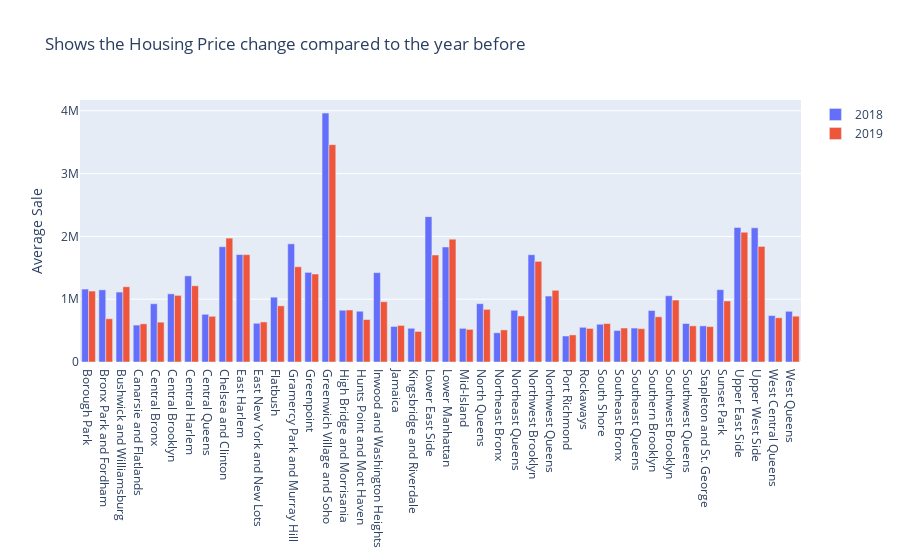

The notebook cell this image was saved under:
### Code cell
# compares two YoY changes for Average Sales 

by_borough_2018 = sales_df[sales_df.index.year == 2018].groupby(['Neighborhood']).mean()

fig = go.Figure(
    data=
    [
    go.Bar(name='2018', x=by_borough_2019.index, y=by_borough_2018['Average Sales']),
    go.Bar(name='2019', x=by_borough_2019.index, y=by_borough_2019['Average Sales'])    
],
    layout=go.Layout(
        title="Shows the Housing Price change compared to the year before",
        yaxis_title="Average Sale"
        ,height=600
    )
)

# Change the bar mode
fig.update_layout(barmode='group')
fig.show()

### Figure 1 — Plotly figure (JSON) as saved in the notebook; plotly's stock layout.template omitted (floating-point values rounded to 4 significant figures)
{"data": [{"name": "2018", "type": "bar", "x": ["Borough Park", "Bronx Park and Fordham", "Bushwick and Williamsburg", "Canarsie and Flatlands", "Central Bronx", "Central Brooklyn", "Central Harlem", "Central Queens", "Chelsea and Clinton", "East Harlem", "East New York and New Lots", "Flatbush", "Gramercy Park and Murray Hill", "Greenpoint", "Greenwich Village and Soho", "High Bridge and Morrisania", "Hunts Point and Mott Haven", "Inwood and Washington Heights", "Jamaica", "Kingsbridge and Riverdale", "Lower East Side", "Lower Manhattan", "Mid-Island", "North Queens", "Northeast Bronx", "Northeast Queens", "Northwest Brooklyn", "Northwest Queens", "Port Richmond", "Rockaways", "South Shore", "Southeast Bronx", "Southeast Queens", "Southern Brooklyn", "Southwest Brooklyn", "Southwest Queens", "Stapleton and St. George", "Sunset Park", "Upper East Side", "Upper West Side", "West Central Queens", "West Queens"], "y": [1161000.0, 1149000.0, 1113000.0, 587800.0, 927900.0, 1085000.0, 1371000.0, 759700.0, 1836000.0, 1711000.0, 616400.0, 1032000.0, 1881000.0, 1427000.0, 3963000.0, 824400.0, 808300.0, 1423000.0, 565900.0, 536900.0, 2314000.0, 1831000.0, 535900.0, 928500.0, 465400.0, 824100.0, 1708000.0, 1050000.0, 414000.0, 552400.0, 601100.0, 501800.0, 540700.0, 819300.0, 1055000.0, 613000.0, 575400.0, 1152000.0, 2142000.0, 2137000.0, 739200.0, 807400.0]}, {"name": "2019", "type": "bar", "x": ["Borough Park", "Bronx Park and Fordham", "Bushwick and Williamsburg", "Canarsie and Flatlands", "Central Bronx", "Central Brooklyn", "Central Harlem", "Central Queens", "Chelsea and Clinton", "East Harlem", "East New York and New Lots", "Flatbush", "Gramercy Park and Murray Hill", "Greenpoint", "Greenwich Village and Soho", "High Bridge and Morrisania", "Hunts Point and Mott Haven", "Inwood and Washington Heights", "Jamaica", "Kingsbridge and Riverdale", "Lower East Side", "Lower Manhattan", "Mid-Island", "North Queens", "Northeast Bronx", "Northeast Queens", "Northwest Brooklyn", "Northwest Queens", "Port Richmond", "Rockaways", "South Shore", "Southeast Bronx", "Southeast Queens", "Southern Brooklyn", "Southwest Brooklyn", "Southwest Queens", "Stapleton and St. George", "Sunset Park", "Upper East Side", "Upper West Side", "West Central Queens", "West Queens"], "y": [1130000.0, 688400.0, 1198000.0, 607800.0, 634100.0, 1061000.0, 1214000.0, 727700.0, 1972000.0, 1709000.0, 637700.0, 894200.0, 1516000.0, 1401000.0, 3460000.0, 828400.0, 675900.0, 959300.0, 581700.0, 486200.0, 1703000.0, 1955000.0, 519600.0, 837900.0, 511400.0, 733300.0, 1602000.0, 1141000.0, 431100.0, 534600.0, 612300.0, 540900.0, 531100.0, 719900.0, 986700.0, 575600.0, 563500.0, 971400.0, 2067000.0, 1840000.0, 704300.0, 729400.0]}], "layout": {"autosize": true, "barmode": "group", "title": {"text": "Shows the Housing Price change compared to the year before"}, "xaxis": {"autorange": true, "range": [-0.5, 41.5], "type": "category"}, "yaxis": {"autorange": true, "range": [0, 4171000.0], "title": {"text": "Average Sale"}, "type": "linear"}}}
